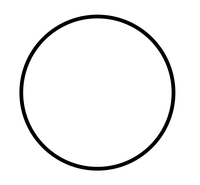
#> input picture circle1.jpg, 200 x 185 px
$ jupyter execute shape.ipynb
#> lines starting #> are read from the running program, lines starting #| are printed output that depends on the picture; after the words box and inside, x2 and y2 are one past the last pixel; in counts of white or black regions, pixels touching at a corner belong together
[cell 1]
import cv2

def detect_shape(frame):
    gray_frame = cv2.cvtColor(frame, cv2.COLOR_BGR2GRAY)
    blurred_frame = cv2.GaussianBlur(gray_frame, (5, 5), 0)
    canny_frame = cv2.Canny(blurred_frame, 40, 80)

    contours, _ = cv2.findContours(canny_frame, cv2.RETR_EXTERNAL, cv2.CHAIN_APPROX_SIMPLE)

    if not contours:
        return 0

    largest_contour = max(contours, key=cv2.contourArea)

    epsilon = 0.02 * cv2.arcLength(largest_contour, True)
    approx = cv2.approxPolyDP(largest_contour, epsilon, True)
    num_vertices = len(approx)

    return num_vertices

def check_shape(main_vertices, side_vertices):
    threshold = 0
    difference = abs(main_vertices - side_vertices)
    if difference <= threshold:
        return True
    else:
        return False

[cell 2]
frame1 = cv2.imread("circle1.jpg")
#> frame1 is the input picture: shape (185, 200, 3); min 0, max 255, mean 242.7
frame2 = cv2.imread("square2.jpg")
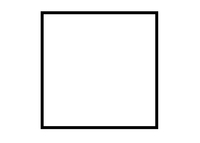
#> input picture square2.jpg, 200 x 143 px
#> frame2 is the input picture: shape (143, 200, 3); min 0, max 255, mean 242.8

main_vertices = detect_shape(frame1)
#> in detect_shape, `blurred_frame = cv2.GaussianBlur(gray_frame, (5, 5), 0)`:
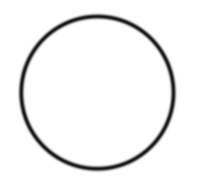
#> blurred_frame: shape (185, 200); min 20, max 255, mean 242.7
#> in detect_shape, `canny_frame = cv2.Canny(blurred_frame, 40, 80)`:
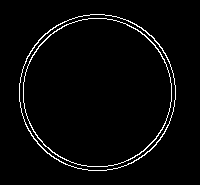
#> canny_frame: shape (185, 200); 3% white in thin lines or dots, all inside (x1, y1, x2, y2) = (19, 14, 176, 171)
#> in detect_shape, `contours, _ = cv2.findContours(canny_frame, cv2.RETR_EXTERNAL, cv2.CHA..`: contours = 1 contour; box (x1, y1, x2, y2) and area: (19, 14, 176, 171) 19186
#> in detect_shape, `largest_contour = max(contours, key=cv2.contourArea)`: largest_contour = contour of 224 points, box (x1, y1, x2, y2) (19, 14, 176, 171), area 19186
#> in detect_shape, `epsilon = 0.02 * cv2.arcLength(largest_contour, True)`: epsilon = 10.37
#> in detect_shape, `approx = cv2.approxPolyDP(largest_contour, epsilon, True)`: approx = [[90, 14], [38, 40], [19, 101], [47, 153], [106, 170], [156, 144], [175, 85], [151, 35]]
#> in detect_shape, `num_vertices = len(approx)`: num_vertices = 8
#> main_vertices = 8
side_vertices = detect_shape(frame2)
#> in detect_shape (call 2), `blurred_frame = cv2.GaussianBlur(gray_frame, (5, 5), 0)`:
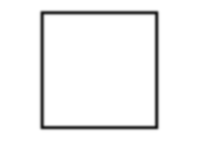
#> blurred_frame: shape (143, 200); min 26, max 255, mean 242.9
#> in detect_shape (call 2), `canny_frame = cv2.Canny(blurred_frame, 40, 80)`:
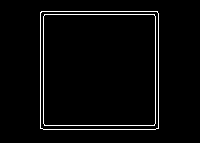
#> canny_frame: shape (143, 200); 3.2% white in thin lines or dots, all inside (x1, y1, x2, y2) = (40, 11, 159, 130)
#> in detect_shape (call 2), `contours, _ = cv2.findContours(canny_frame, cv2.RETR_EXTERNAL, cv2.CHA..`: contours = 1 contour; box (x1, y1, x2, y2) and area: (40, 11, 159, 130) 13917
#> in detect_shape (call 2), `largest_contour = max(contours, key=cv2.contourArea)`: largest_contour = contour of 11 points, box (x1, y1, x2, y2) (40, 11, 159, 130), area 13917
#> in detect_shape (call 2), `epsilon = 0.02 * cv2.arcLength(largest_contour, True)`: epsilon = 9.39
#> in detect_shape (call 2), `approx = cv2.approxPolyDP(largest_contour, epsilon, True)`: approx = [[40, 12], [40, 128], [158, 128], [157, 11]]
#> in detect_shape (call 2), `num_vertices = len(approx)`: num_vertices = 4
#> side_vertices = 4

check = check_shape(main_vertices, side_vertices)
#> check = False

if check:
    print("Same\n")
else:
    print("Different\n")
